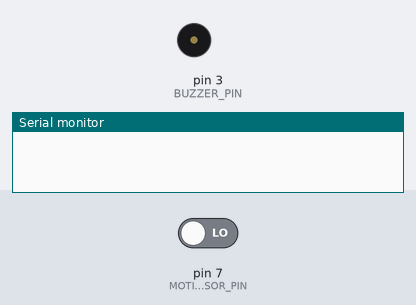
Bench run of a sketch on a simulated Arduino Uno, built with avr-gcc and run on an emulated ATmega328P. On the bench: buzzer (waves = sounding, pin HIGH), the last lines printed to the serial monitor. The inputs (shaded band) are chosen by the test bench; at power-on: pin 7 (MOTION_SENSOR_PIN) LOW.

Above: at 1.2 s.
1.3 s: pin 7 (MOTION_SENSOR_PIN) driven HIGH
At 1.7 s:
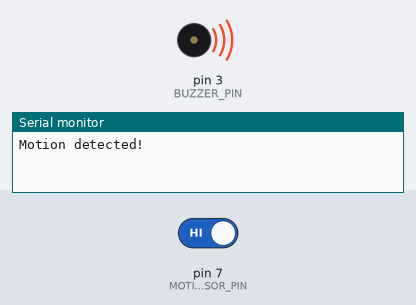
2.8 s: pin 7 (MOTION_SENSOR_PIN) driven LOW
At 4.0 s:
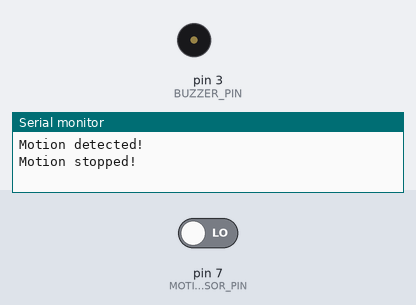
Timing chart, 0 to 5.8 s (numbered marks = the images above; inputs shaded):
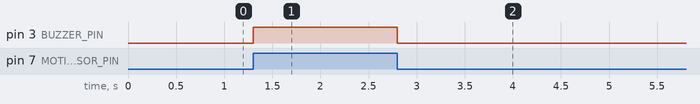

The sketch:

Motion_Sensor_Triggers_Buzzer_Code.ino
```cpp
const int MOTION_SENSOR_PIN = 7;   // Arduino pin connected to the OUTPUT pin of motion sensor
const int BUZZER_PIN        = 3;   // Arduino pin connected to Buzzer's pin
int motionStateCurrent      = LOW; // current  state of motion sensor's pin
int motionStatePrevious     = LOW; // previous state of motion sensor's pin

void setup() {
  Serial.begin(9600);                // initialize serial
  pinMode(MOTION_SENSOR_PIN, INPUT); // set arduino pin to input mode
  pinMode(BUZZER_PIN, OUTPUT);          // set arduino pin to output mode
}

void loop() {
  motionStatePrevious = motionStateCurrent;            // store old state
  motionStateCurrent  = digitalRead(MOTION_SENSOR_PIN); // read new state

  if (motionStatePrevious == LOW && motionStateCurrent == HIGH) { // pin state change: LOW -> HIGH
    Serial.println("Motion detected!");
    digitalWrite(BUZZER_PIN, HIGH); // turn on
  }
  else
  if (motionStatePrevious == HIGH && motionStateCurrent == LOW) { // pin state change: HIGH -> LOW
    Serial.println("Motion stopped!");
    digitalWrite(BUZZER_PIN, LOW);  // turn off
  }
} 
```

Measured:
- after the input at 1.3 s, pin 3 (BUZZER_PIN): LOW → HIGH at once
- after the input at 2.8 s, pin 3 (BUZZER_PIN): HIGH → LOW at once
